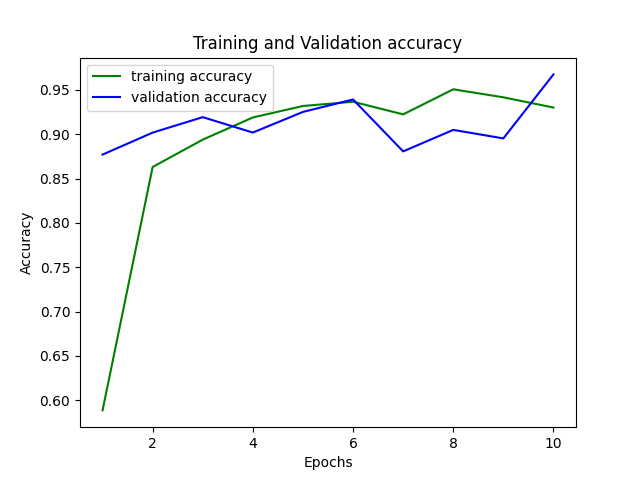

Generate this figure with Python:

from tensorflow import keras
from keras_preprocessing import image
from keras_preprocessing.image import ImageDataGenerator

import matplotlib.pyplot as plt

width = 128 
height = 128
epochs = 40

train_datagen = ImageDataGenerator(
    rescale=1./255,
    rotation_range=20,
    width_shift_range=0.15,
    height_shift_range=0.15,
    shear_range=0.15,
    zoom_range=0.15,
    horizontal_flip=True,
    fill_mode='nearest'    
)

test_datagen = ImageDataGenerator(rescale=1./255)

train_generator = train_datagen.flow_from_directory(
    "./images/train", target_size=(height,height), batch_size=32, class_mode='binary',shuffle=True)


validation_generator = test_datagen.flow_from_directory(
    "./images/validation", target_size=(height,height), batch_size=32,class_mode='binary',shuffle=True)


model = keras.Sequential()
model.add(keras.layers.Flatten(input_shape=[width,height,3]))
model.add(keras.layers.Dense(2048, activation='relu'))
model.add(keras.layers.Dense(1024, activation='relu'))
model.add(keras.layers.Dense(1024, activation='relu'))
model.add(keras.layers.Dense(512, activation='relu'))
model.add(keras.layers.Dense(2048, activation=keras.layers.LeakyReLU(alpha=0.01))) # keras.layers.LeakyReLU(alpha=0.01)
model.add(keras.layers.Dense(256, activation='relu'))
model.add(keras.layers.Dense(128, activation='relu'))
model.add(keras.layers.Dense(16, activation='softmax'))

model.summary()

model.compile(optimizer='adam', 
    loss='sparse_categorical_crossentropy',
    metrics=['acc'])

history = model.fit_generator(train_generator, 
    #steps_per_epoch = 20, 
    epochs=epochs, 
    validation_data=validation_generator #, validation_steps=40
    )

acc_train = history.history['acc']
acc_val = history.history['val_acc']
epochs = range(1,epochs+1)
plt.plot(epochs,acc_train, 'g', label='training accuracy')
plt.plot(epochs, acc_val, 'b', label= 'validation accuracy')
plt.title('Training and Validation accuracy')
plt.xlabel('Epochs')
plt.ylabel('Accuracy')
plt.legend()
plt.show()

model.save('./models/model_00.h5')